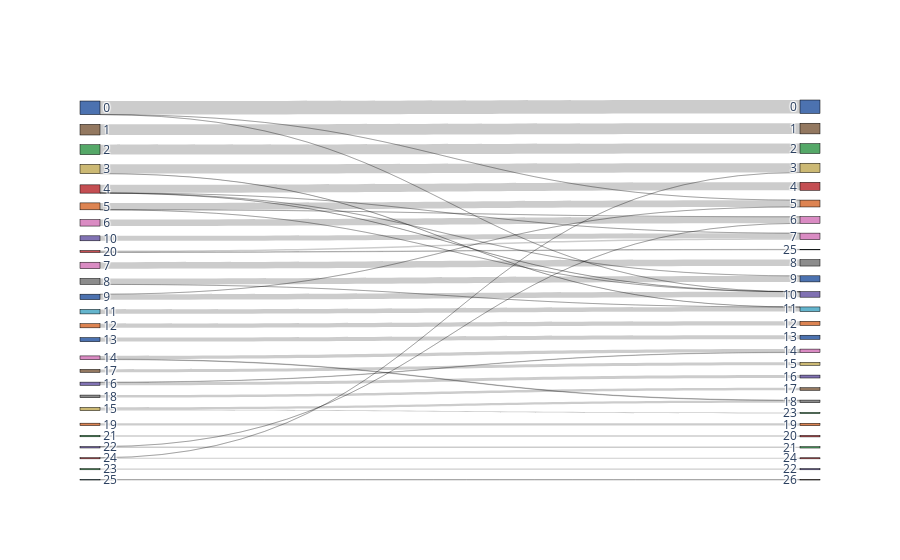
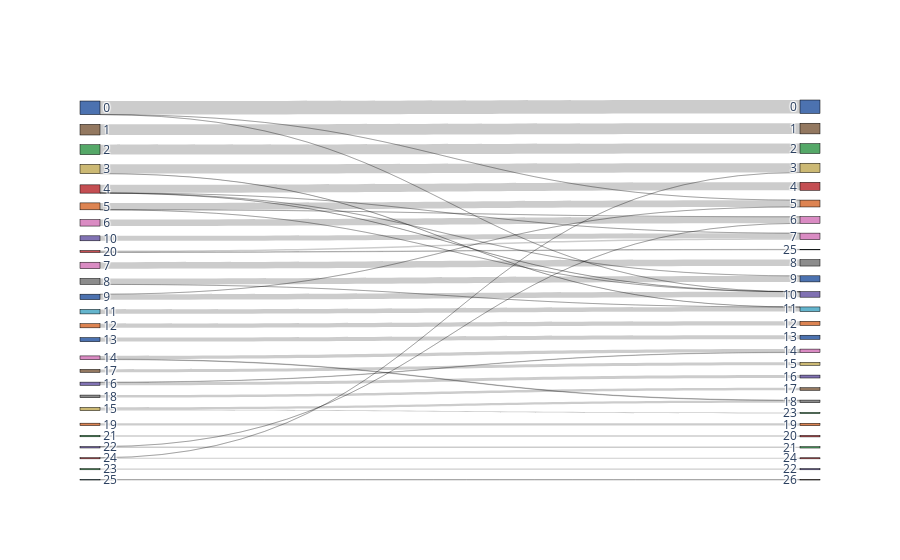

Notebook source saved alongside these figures, in order:
### Code cell
bc.tl.report(adata_pred=adata_std, celltype='leiden_new', method='without_regress_out', analysis_name='standard_workflow_besca2.0',
                        test_dataset='adata_std', name_prediction='leiden', name_report='compare_leiden', use_raw=False,
                        remove_nonshared=False, clustering='leiden', asymmetric_matrix=True, delimiter='\t', verbose=True)

### Figure 1 — Plotly figure (JSON) as saved in the notebook; plotly's stock layout.template omitted (floating-point values rounded to 4 significant figures)
{"data": [{"link": {"source": [5, 5, 5, 10, 21, 4, 4, 4, 4, 6, 1, 14, 14, 8, 8, 7, 0, 0, 0, 2, 16, 16, 17, 20, 20, 15, 15, 3, 3, 23, 13, 12, 19, 11, 18, 24, 24, 9, 9, 25, 22, 22], "target": [31, 32, 36, 33, 46, 33, 30, 35, 36, 32, 27, 40, 44, 35, 37, 34, 31, 26, 36, 28, 40, 42, 41, 33, 51, 49, 44, 29, 37, 48, 39, 38, 45, 37, 43, 29, 50, 31, 36, 52, 32, 47], "value": [133, 2, 1, 98, 29, 1, 158, 3, 1, 128, 209, 63, 10, 117, 1, 127, 1, 265, 1, 194, 6, 57, 59, 29, 9, 22, 41, 182, 1, 24, 81, 82, 47, 89, 51, 1, 21, 1, 106, 9, 1, 27]}, "node": {"color": ["#4c72b0", "#937860", "#55a868", "#ccb974", "#c44e52", "#dd8452", "#da8bc3", "#da8bc3", "#8c8c8c", "#4c72b0", "#8172b3", "#64b5cd", "#dd8452", "#4c72b0", "#da8bc3", "#ccb974", "#8172b3", "#937860", "#8c8c8c", "#dd8452", "#c44e52", "#55a868", "#8172b3", "#55a868", "#c44e52", "#64b5cd", "#4c72b0", "#937860", "#55a868", "#ccb974", "#c44e52", "#dd8452", "#da8bc3", "#da8bc3", "#8c8c8c", "#4c72b0", "#8172b3", "#64b5cd", "#dd8452", "#4c72b0", "#da8bc3", "#ccb974", "#8172b3", "#937860", "#8c8c8c", "#dd8452", "#c44e52", "#55a868", "#8172b3", "#55a868", "#c44e52", "#64b5cd", "#937860"], "label": ["0", "1", "2", "3", "4", "5", "6", "7", "8", "9", "10", "11", "12", "13", "14", "15", "16", "17", "18", "19", "20", "21", "22", "23", "24", "25", "0", "1", "2", "3", "4", "5", "6", "7", "8", "9", "10", "11", "12", "13", "14", "15", "16", "17", "18", "19", "20", "21", "22", "23", "24", "25", "26"], "line": {"color": "black", "width": 0.5}, "pad": 15, "thickness": 20}, "type": "sankey"}], "layout": {}}

### Figure 2 — Plotly figure (JSON) as saved in the notebook; plotly's stock layout.template omitted (floating-point values rounded to 4 significant figures)
{"data": [{"link": {"source": [5, 5, 5, 10, 21, 4, 4, 4, 4, 6, 1, 14, 14, 8, 8, 7, 0, 0, 0, 2, 16, 16, 17, 20, 20, 15, 15, 3, 3, 23, 13, 12, 19, 11, 18, 24, 24, 9, 9, 25, 22, 22], "target": [31, 32, 36, 33, 46, 33, 30, 35, 36, 32, 27, 40, 44, 35, 37, 34, 31, 26, 36, 28, 40, 42, 41, 33, 51, 49, 44, 29, 37, 48, 39, 38, 45, 37, 43, 29, 50, 31, 36, 52, 32, 47], "value": [133, 2, 1, 98, 29, 1, 158, 3, 1, 128, 209, 63, 10, 117, 1, 127, 1, 265, 1, 194, 6, 57, 59, 29, 9, 22, 41, 182, 1, 24, 81, 82, 47, 89, 51, 1, 21, 1, 106, 9, 1, 27]}, "node": {"color": ["#4c72b0", "#937860", "#55a868", "#ccb974", "#c44e52", "#dd8452", "#da8bc3", "#da8bc3", "#8c8c8c", "#4c72b0", "#8172b3", "#64b5cd", "#dd8452", "#4c72b0", "#da8bc3", "#ccb974", "#8172b3", "#937860", "#8c8c8c", "#dd8452", "#c44e52", "#55a868", "#8172b3", "#55a868", "#c44e52", "#64b5cd", "#4c72b0", "#937860", "#55a868", "#ccb974", "#c44e52", "#dd8452", "#da8bc3", "#da8bc3", "#8c8c8c", "#4c72b0", "#8172b3", "#64b5cd", "#dd8452", "#4c72b0", "#da8bc3", "#ccb974", "#8172b3", "#937860", "#8c8c8c", "#dd8452", "#c44e52", "#55a868", "#8172b3", "#55a868", "#c44e52", "#64b5cd", "#937860"], "label": ["0", "1", "2", "3", "4", "5", "6", "7", "8", "9", "10", "11", "12", "13", "14", "15", "16", "17", "18", "19", "20", "21", "22", "23", "24", "25", "0", "1", "2", "3", "4", "5", "6", "7", "8", "9", "10", "11", "12", "13", "14", "15", "16", "17", "18", "19", "20", "21", "22", "23", "24", "25", "26"], "line": {"color": "black", "width": 0.5}, "pad": 15, "thickness": 20}, "type": "sankey"}], "layout": {}}
